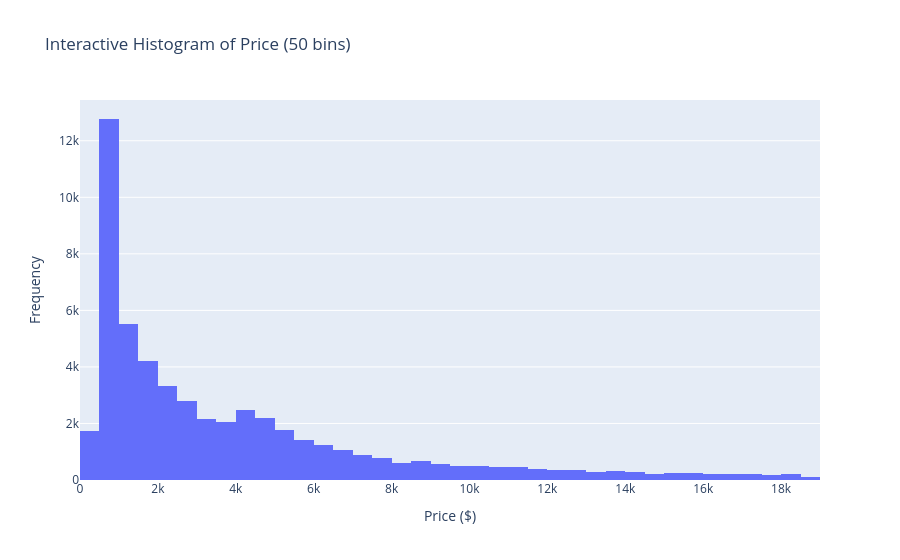

Source (notebook cell):
### Code cell
# Interactive histogram of price with nbins=50
fig2 = px.histogram(diamonds_df, x='price', nbins=50,
                     title='Interactive Histogram of Price (50 bins)',
                     labels={'price': 'Price ($)'})
fig2.update_layout(xaxis_title='Price ($)', yaxis_title='Frequency')
fig2.show()

### Figure 1 — Plotly figure (JSON) as saved in the notebook; plotly's stock layout.template omitted (floating-point values rounded to 4 significant figures; data arrays with more than 128 entries replaced by an {"elided": "..."} marker saying what was removed)
{"data": [{"bingroup": "x", "hovertemplate": "Price ($)=%{x}<br>count=%{y}<extra></extra>", "legendgroup": "", "marker": {"color": "#636efa", "pattern": {"shape": ""}}, "name": "", "nbinsx": 50, "orientation": "v", "showlegend": false, "type": "histogram", "x": {"elided": "53940 int values"}, "xaxis": "x", "yaxis": "y"}], "layout": {"barmode": "relative", "legend": {"tracegroupgap": 0}, "title": {"text": "Interactive Histogram of Price (50 bins)"}, "xaxis": {"anchor": "y", "domain": [0, 1], "title": {"text": "Price ($)"}}, "yaxis": {"anchor": "x", "domain": [0, 1], "title": {"text": "Frequency"}}}}
